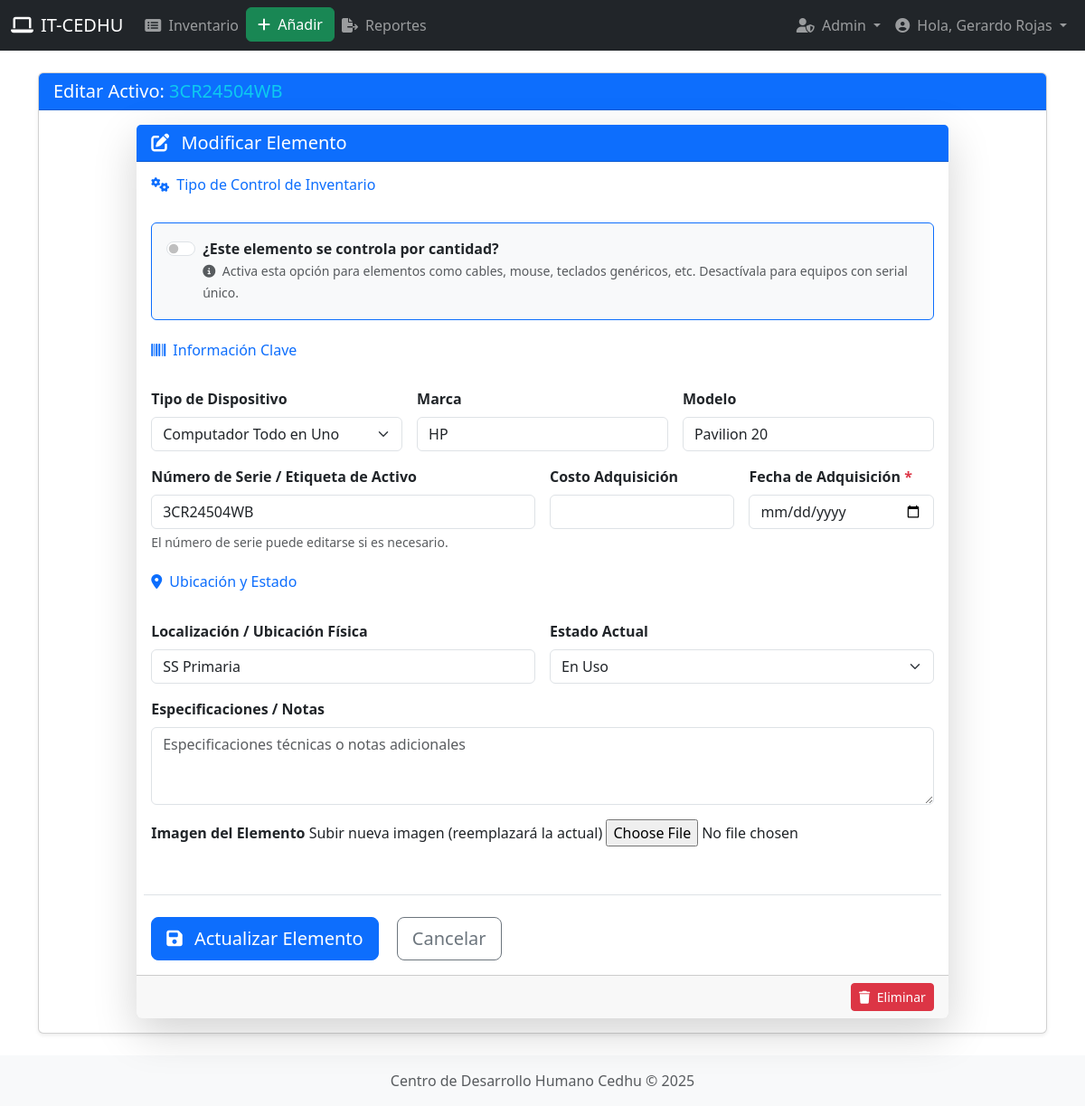
/inventario/editar/6/ (signed in), run on the app's committed database.
### usuarios/models.py (models this page shows, shortened)
class Usuario(AbstractBaseUser, PermissionsMixin):
    email = models.EmailField(
        verbose_name='Dirección de correo electrónico',
        max_length=255,
        unique=True,
    )
    nombre = models.CharField(max_length=150, blank=False, verbose_name="Nombre")
    apellido = models.CharField(max_length=150, blank=False, verbose_name="Apellido")
    is_staff = models.BooleanField(default=False, verbose_name="Es parte del staff")
    is_active = models.BooleanField(default=True, verbose_name="Está activo")
    is_superuser = models.BooleanField(default=False, verbose_name="Es superusuario")
    is_approved = models.BooleanField(
        default=False,
        verbose_name="Usuario Aprobado",
        help_text="Indica si el usuario ha sido aprobado por un administrador para acceder al sistema."
    )
    date_joined = models.DateTimeField(auto_now_add=True, verbose_name="Fecha de Registro")
    objects = UsuarioManager() # Asigna nuestro Manager personalizado
    USERNAME_FIELD = 'email' # Define el campo que se usa para iniciar sesión
    REQUIRED_FIELDS = [] # No se requieren campos adicionales para la creación
    class Meta:
        verbose_name = 'usuario'
        verbose_name_plural = 'usuarios'
    def get_full_name(self):
        return f"{self.nombre} {self.apellido}".strip()

### inventario/models.py (models this page shows, shortened)
class Elemento(models.Model):
    maneja_cantidad = models.BooleanField(
        default=False,
        verbose_name="¿Maneja Cantidad?",
        help_text="Marcar si este elemento se controla por cantidad (ej: cables, mouse) en lugar de serial único."
    )
    cantidad = models.PositiveIntegerField(
        default=1,
        verbose_name="Cantidad",
        help_text="Cantidad de unidades disponibles (solo si no tiene serial único)."
    )
    tipo_dispositivo = models.ForeignKey(
        TipoDispositivo,
        on_delete=models.PROTECT,
        verbose_name="Tipo de Dispositivo"
    )
    marca = models.CharField(max_length=100, verbose_name="Marca")
    modelo = models.CharField(max_length=100, verbose_name="Modelo")
    serial = models.CharField(
        max_length=150,
        unique=True,
        blank=True,  # Ahora puede estar vacío
        null=True,   # Ahora puede ser NULL
        verbose_name="Número de Serie / Etiqueta de Activo",
        help_text="Identificador único del equipo (opcional si maneja cantidad)."
    )
    localizacion = models.CharField(max_length=150, verbose_name="Localización / Ubicación Física")
    estado = models.ForeignKey(
        EstadoElemento,
        on_delete=models.PROTECT,
        default=1,
        verbose_name="Estado Actual"
    )
    descripcion = models.TextField(blank=True, verbose_name="Especificaciones / Notas")
    fecha_adquisicion = models.DateField(verbose_name="Fecha de Adquisición")
    precio = models.DecimalField(
        max_digits=10,
        decimal_places=2,
        null=True,
        blank=True,
        verbose_name="Costo Adquisición"
    )
    imagen = models.ImageField(
        upload_to=limpiar_nombre_archivo,
        blank=True,
        null=True,
        verbose_name="Foto del Elemento"
    )
    usuario_registro = models.ForeignKey(
        settings.AUTH_USER_MODEL,
        on_delete=models.SET_NULL,
        null=True,
        verbose_name="Registrado Por"
    )
    fecha_registro = models.DateTimeField(auto_now_add=True)
    fecha_actualizacion = models.DateTimeField(auto_now=True)
    class Meta:
        verbose_name = 'Elemento de Inventario'
        verbose_name_plural = 'Elementos de Inventario'
        ordering = ['tipo_dispositivo', 'marca', 'modelo']

### inventario/views.py (the view, shortened to what this page needs)
# urls.py: path('editar/<int:pk>/', views.ElementoUpdateView.as_view(), name='editar_elemento'),
class ElementoUpdateView(LoginRequiredMixin, UpdateView):
    model = Elemento
    form_class = ElementoForm
    template_name = 'inventario/editar_elemento.html'
    success_url = reverse_lazy('inventario:lista_inventario')

### inventario/models.py (called while the page is built)
    def __str__(self):
        return self.nombre

    def __str__(self):
        return self.nombre

### inventario/templates/inventario/editar_elemento.html (shortened to what this page needs)
{% extends "base.html" %}
{% load static %}
{% block header_title %}
    Editar Activo:
    <span class="text-info">
        {% if elemento.maneja_cantidad %}
            {{ elemento.marca }} {{ elemento.modelo }} ({{ elemento.cantidad }} uds.)
        {% else %}
            {{ elemento.serial }}
        {% endif %}
    </span>
{% endblock %}
{% block content %}
<div class="row justify-content-center">
    <div class="col-lg-10">
        <div class="card shadow-lg border-0 rounded-lg">
            <div class="card-header bg-primary text-white">
                <h5 class="mb-0"><i class="fas fa-edit me-2"></i> Modificar Elemento</h5>
            </div>
            <div class="card-body">
                <form method="post" enctype="multipart/form-data">
                    <div class="row g-3">
                        <h6 class="mt-3 mb-3 text-primary"><i class="fas fa-cogs me-1"></i> Tipo de Control de Inventario</h6>
                        <div class="col-12">
                            <div class="card bg-light border-primary">
                                <div class="card-body">
                                    <div class="form-check form-switch">
                                        {{ form.maneja_cantidad }}
                                        <label class="form-check-label" for="id_maneja_cantidad">
                                            <strong>¿Este elemento se controla por cantidad?</strong>
                                            <br>
                                            <small class="text-muted">
                                                <i class="fas fa-info-circle me-1"></i>
                                                Activa esta opción para elementos como cables, mouse, teclados genéricos, etc.
                                                Desactívala para equipos con serial único.
                                            </small>
                                        </label>
                                    </div>
                                </div>
                            </div>
                        </div>
                        <h6 class="mt-4 mb-3 text-primary"><i class="fas fa-barcode me-1"></i> Información Clave</h6>
                        <div class="col-md-4">
                            <label for="{{ form.tipo_dispositivo.id_for_label }}" class="form-label fw-bold">{{ form.tipo_dispositivo.label }}</label>
                            {{ form.tipo_dispositivo }}
                        </div>
                        <div class="col-md-4">
                            <label for="{{ form.marca.id_for_label }}" class="form-label fw-bold">{{ form.marca.label }}</label>
                            {{ form.marca }}
                        </div>
                        <div class="col-md-4">
                            <label for="{{ form.modelo.id_for_label }}" class="form-label fw-bold">{{ form.modelo.label }}</label>
                            {{ form.modelo }}
                        </div>
                        <div class="col-md-6" id="serial-container">
                            <label for="{{ form.serial.id_for_label }}" class="form-label fw-bold">{{ form.serial.label }}</label>
                            {{ form.serial }}
                            <div class="form-text">El número de serie puede editarse si es necesario.</div>
                        </div>
                        <div class="col-md-3">
                            <label for="{{ form.precio.id_for_label }}" class="form-label fw-bold">{{ form.precio.label }}</label>
                            {{ form.precio }}
                        </div>
                        <div class="col-md-3">
                            <label for="{{ form.fecha_adquisicion.id_for_label }}" class="form-label fw-bold">{{ form.fecha_adquisicion.label }} <span class="text-danger">*</span></label>
                            {{ form.fecha_adquisicion }}
                        </div>
                        <h6 class="mt-4 mb-3 text-primary"><i class="fas fa-map-marker-alt me-1"></i> Ubicación y Estado</h6>
                        <div class="col-md-6">
                            <label for="{{ form.localizacion.id_for_label }}" class="form-label fw-bold">{{ form.localizacion.label }}</label>
                            {{ form.localizacion }}
                        </div>
                        <div class="col-md-6">
                            <label for="{{ form.estado.id_for_label }}" class="form-label fw-bold">{{ form.estado.label }}</label>
                            {{ form.estado }}
                        </div>
                        <div class="col-12">
                            <label for="{{ form.descripcion.id_for_label }}" class="form-label fw-bold">{{ form.descripcion.label }}</label>
                            {{ form.descripcion }}
                        </div>
                        <div class="col-12">
                            <label class="form-label fw-bold">Imagen del Elemento</label>
                            <label for="{{ form.imagen.id_for_label }}" class="form-label">Subir nueva imagen (reemplazará la actual)</label>
                            {{ form.imagen }}
                        </div>
                        <div class="col-12 pt-4 border-top mt-5">
                            <button type="submit" class="btn btn-primary btn-lg me-3">
                                <i class="fas fa-save me-2"></i> Actualizar Elemento
                            </button>
                            <a href="{% url 'inventario:ver_elemento' pk=elemento.pk %}" class="btn btn-outline-secondary btn-lg">
                                Cancelar
                            </a>
                        </div>
                    </div>
                </form>
            </div>
            <div class="card-footer text-end">
                <a href="{% url 'inventario:eliminar_elemento' pk=elemento.pk %}" class="btn btn-sm btn-danger">
                    <i class="fas fa-trash me-1"></i> Eliminar
                </a>
            </div>
        </div>
    </div>
</div>
{% endblock %}

### templates/components/navbar.html (shortened to what this page needs)
{% load static %}
<nav class="navbar navbar-expand-lg navbar-dark bg-dark">
    <div class="container-fluid">
        <a class="navbar-brand" href="{% url 'inventario:dashboard' %}">
            <i class="fa-solid fa-laptop me-2"></i>IT-CEDHU
        </a>
        <div class="collapse navbar-collapse" id="navbarNav">
            <ul class="navbar-nav me-auto mb-2 mb-lg-0">
                {% if user.is_authenticated %}
                    <li class="nav-item">
                        <a class="nav-link" href="{% url 'inventario:lista_inventario' %}">
                            <i class="fas fa-list-alt me-1"></i> Inventario
                        </a>
                    </li>
                    <li class="nav-item">
                        <a class="btn btn-success" href="{% url 'inventario:anadir_elemento' %}">
                            <i class="fas fa-plus me-1"></i> Añadir
                        </a>
                    </li>
                    <li class="nav-item">
                        <a class="nav-link" href="{% url 'exportacion:opciones_exportacion' %}">
                            <i class="fas fa-file-export me-1"></i> Reportes
                        </a>
                    </li>
                {% endif %}
            </ul>
            <ul class="navbar-nav ms-auto">
                {% if user.is_authenticated %}
                {% if user.is_staff %}
                        <li class="nav-item dropdown">
                            <a class="nav-link dropdown-toggle" href="#" id="adminDropdown" role="button" data-bs-toggle="dropdown" aria-expanded="false">
                                <i class="fas fa-user-shield me-1"></i> Admin
                            </a>
                        </li>
                    {% endif %}
                    <li class="nav-item dropdown">
                        <a class="nav-link dropdown-toggle" href="#" id="navbarDropdown" role="button" data-bs-toggle="dropdown" aria-expanded="false">
                            <i class="fas fa-user-circle me-1"></i> Hola, {{ user.get_full_name|default:user.email }}
                        </a>
                    </li>
                {% endif %}
            </ul>
        </div>
    </div>
</nav>

### data on the page
Usuario: get_full_name "Gerardo Rojas"
Elemento: serial "3CR24504WB", tipo_dispositivo "Computador Todo en Uno", marca "HP", modelo "Pavilion 20", localizacion "SS Primaria", estado "En Uso"
